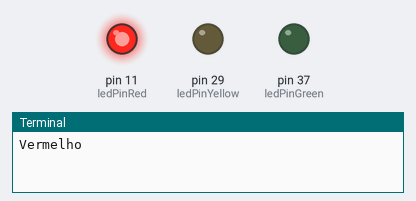
This program was run on a simulated Raspberry Pi (header pin numbers). Parts: output pins drawn as LEDs (lit = HIGH), the last lines printed to the terminal.

Above: at 2.5 s.
At 7.5 s:
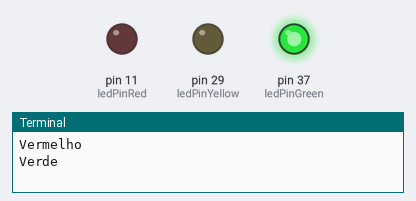
At 11.0 s:
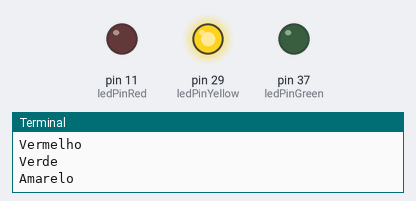
Timing chart, 0 to 15.6 s (numbered marks = the images above):
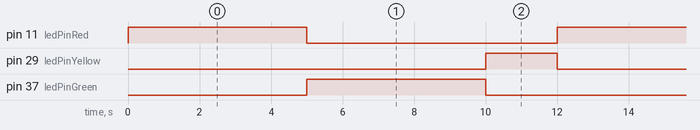

The program:

led_semaforo.py
```python
# name: led_semaforo.py
#
# Este programa foi simula um semáforo, usando 3 leds

import RPi.GPIO as GPIO
import time

ledPinRed    = 11
ledPinYellow = 29
ledPinGreen  = 37

GPIO.setmode(GPIO.BOARD)
GPIO.setup(ledPinRed,    GPIO.OUT)
GPIO.setup(ledPinYellow, GPIO.OUT)
GPIO.setup(ledPinGreen,  GPIO.OUT)

while True:
    print("Vermelho")
    GPIO.output(ledPinRed,    GPIO.HIGH)
    GPIO.output(ledPinYellow, GPIO.LOW)
    GPIO.output(ledPinGreen,  GPIO.LOW)
    time.sleep(5)

    print("Verde")
    GPIO.output(ledPinRed,    GPIO.LOW)
    GPIO.output(ledPinGreen,  GPIO.HIGH)
    time.sleep(5)

    print("Amarelo")
    GPIO.output(ledPinYellow, GPIO.HIGH)
    GPIO.output(ledPinGreen,  GPIO.LOW)
    time.sleep(2)

GPIO.cleanup()
```

Measured:
- by itself, pin 11 (ledPinRed), pin 37 (ledPinGreen): alternates HIGH for 5.0 s and LOW for 7.0 s
- by itself, pin 29 (ledPinYellow): alternates HIGH for 2.0 s and LOW for 10.0 s
- by itself, everything shown: repeats every 12.0 s, in 3 steps
